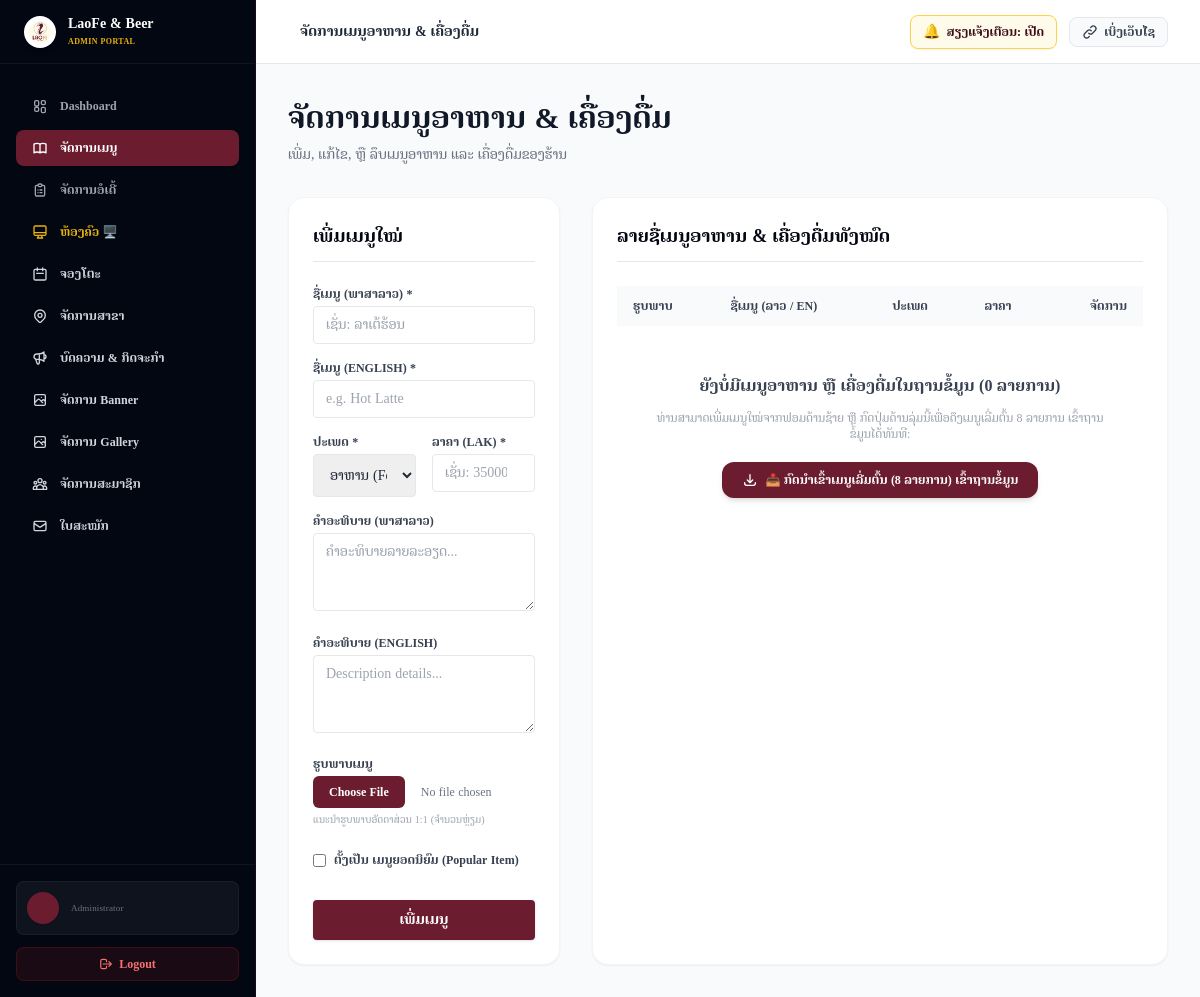
Before: /admin/menu_manage.php (signed in) with the older database file.
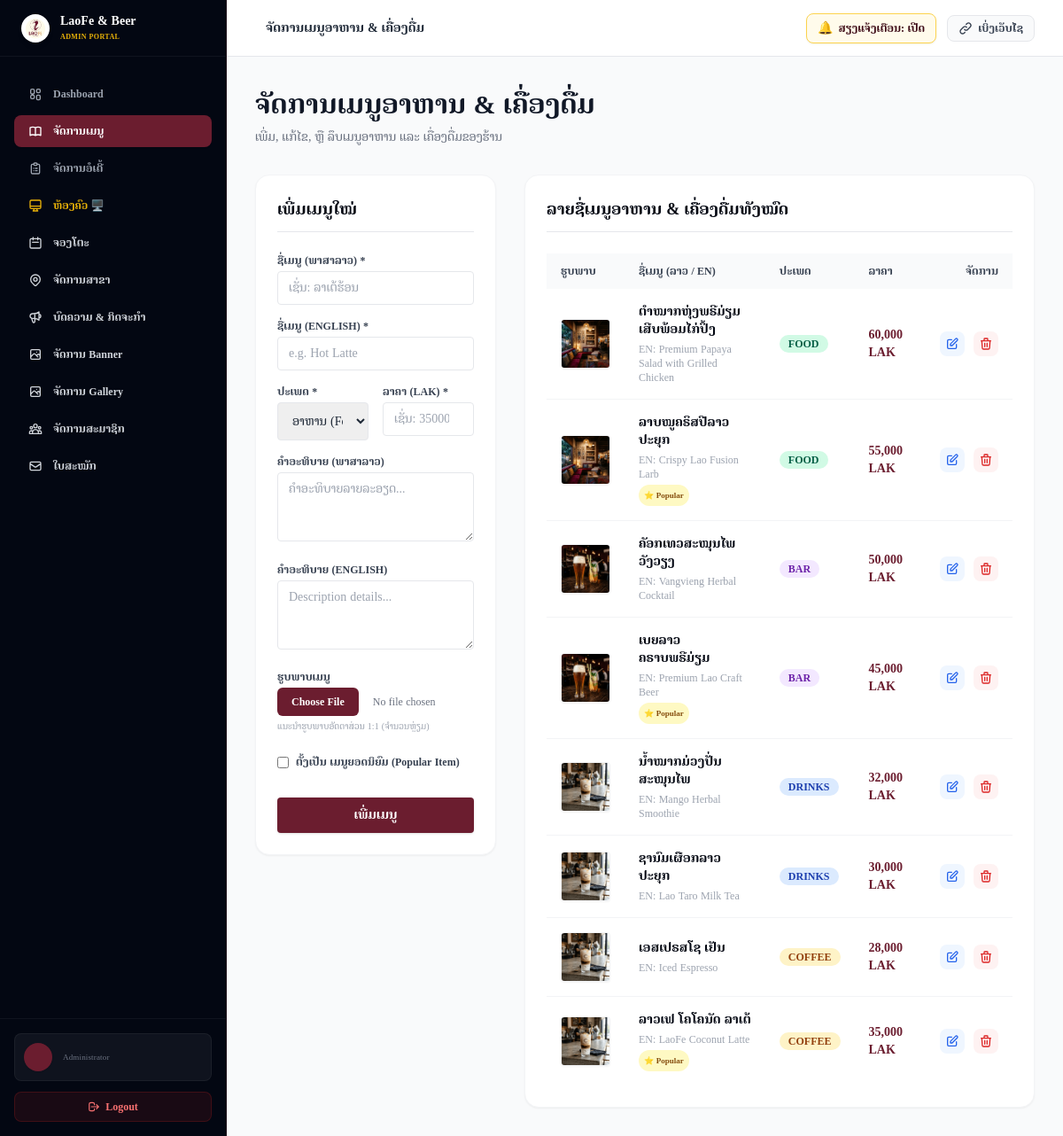
After: the same page with the newer database file.
### tables this page shows
CREATE TABLE IF NOT EXISTS menus (
    id INT AUTO_INCREMENT PRIMARY KEY,
    name_lo VARCHAR(100) NOT NULL,
    name_en VARCHAR(100) NOT NULL,
    category VARCHAR(50) NOT NULL,  
    price DECIMAL(12, 0) NOT NULL,  
    description_lo TEXT,
    description_en TEXT,
    image_path VARCHAR(255),
    is_popular TINYINT(1) DEFAULT 0,
    created_at TIMESTAMP DEFAULT CURRENT_TIMESTAMP
);

### admin/menu_manage.php (the view, shortened to what the changed rows need)
<?php
require_once __DIR__ . '/header.php';
$menus = [];
try {
    $stmt = $pdo->query("SELECT * FROM menus ORDER BY id DESC");
    $menus = $stmt->fetchAll();
} catch (\Exception $e) {
    $error = 'ເກີດຂໍ້ຜິດພາດ: ' . $e->getMessage();
}
$edit_item = null;
?>
<div class="space-y-8">
    <div>
        <h1 class="text-3xl font-bold text-gray-900 font-serif-lao">ຈັດການເມນູອາຫານ & ເຄື່ອງດື່ມ</h1>
    </div>
    <div class="grid grid-cols-1 lg:grid-cols-3 gap-8">
        <div class="bg-white rounded-2xl shadow-sm border border-gray-100 p-6 lg:col-span-2 space-y-6">
            <div class="overflow-x-auto">
                <table class="w-full text-sm text-left text-gray-500">
                    <thead class="text-xs text-gray-700 uppercase bg-gray-50 rounded-lg">
                        <tr>
                            <th class="px-4 py-3">ຮູບພາບ</th>
                            <th class="px-4 py-3">ຊື່ເມນູ (ລາວ / En)</th>
                            <th class="px-4 py-3">ປະເພດ</th>
                            <th class="px-4 py-3">ລາຄາ</th>
                            <th class="px-4 py-3 text-right">ຈັດການ</th>
                        </tr>
                    </thead>
                    <tbody class="divide-y divide-gray-100">
                        <?php if (count($menus) > 0): ?>
                            <?php foreach ($menus as $m): ?>
                                <tr class="hover:bg-gray-50/50 transition-all duration-200 <?php echo (isset($edit_item['id']) && $edit_item['id'] === $m['id']) ? 'bg-burgundy-50/30' : ''; ?>">
                                    <td class="px-4 py-4">
                                        <div class="w-14 h-14 rounded overflow-hidden border border-gray-100 shadow-sm">
                                            <img src="../<?php echo htmlspecialchars($m['image_path']); ?>" class="w-full h-full object-cover">
                                        </div>
                                    </td>
                                    <td class="px-4 py-4 max-w-xs">
                                        <div class="space-y-1">
                                            <div class="text-sm font-bold text-gray-950"><?php echo htmlspecialchars($m['name_lo']); ?></div>
                                            <div class="text-xs text-gray-400 font-mono">EN: <?php echo htmlspecialchars($m['name_en']); ?></div>
                                            <?php if ($m['is_popular'] == 1): ?>
                                                <span class="inline-flex items-center px-1.5 py-0.5 bg-yellow-100 text-yellow-800 text-[9px] font-bold rounded-full mt-1">
                                                    ⭐ Popular
                                                </span>
                                            <?php endif; ?>
                                        </div>
                                    </td>
                                    <td class="px-4 py-4">
                                        <?php
                                            $cat_colors = [
                                                'coffee' => 'bg-amber-100 text-amber-800',
                                                'drinks' => 'bg-blue-100 text-blue-800',
                                                'bar' => 'bg-purple-100 text-purple-800',
                                                'food' => 'bg-emerald-100 text-emerald-800',
                                                'promo' => 'bg-red-100 text-red-800'
                                            ];
                                            $cat_color = $cat_colors[$m['category']] ?? 'bg-gray-100 text-gray-800';
                                        ?>
                                        <span class="inline-flex items-center px-2.5 py-0.5 rounded-full text-xs font-semibold <?php echo $cat_color; ?> uppercase">
                                            <?php echo htmlspecialchars($m['category']); ?>
                                        </span>
                                    </td>
                                    <td class="px-4 py-4 font-extrabold text-burgundy-700 font-mono">
                                        <?php echo number_format($m['price']); ?> LAK
                                    </td>
                                    <td class="px-4 py-4 text-right">
                                        <div class="flex items-center justify-end space-x-2.5">
                                            <a href="menu_manage.php?edit=<?php echo $m['id']; ?>" class="inline-flex items-center justify-center p-1.5 bg-blue-50 text-blue-600 hover:bg-blue-600 hover:text-white rounded-lg transition-all" title="ແກ້ໄຂ">
                                                <svg class="w-4 h-4" fill="none" stroke="currentColor" stroke-width="2" viewBox="0 0 24 24"><path stroke-linecap="round" stroke-linejoin="round" d="M11 5H6a2 2 0 00-2 2v11a2 2 0 002 2h11a2 2 0 002-2v-5m-1.414-9.414a2 2 0 112.828 2.828L11.828 15H9v-2.828l8.586-8.586z"/></svg>
                                            </a>
                                            <form action="menu_manage.php" method="POST" class="inline" onsubmit="return confirm('ທ່ານແນ່ໃຈບໍ່ວ່າຕ້ອງການລຶບເມນູນີ້?');">
                                                <button type="submit" class="inline-flex items-center justify-center p-1.5 bg-red-50 text-red-600 hover:bg-red-600 hover:text-white rounded-lg transition-all" title="ລຶບ">
                                                    <svg class="w-4 h-4" fill="none" stroke="currentColor" stroke-width="2" viewBox="0 0 24 24"><path stroke-linecap="round" stroke-linejoin="round" d="M19 7l-.867 12.142A2 2 0 0116.138 21H7.862a2 2 0 01-1.995-1.858L5 7m5 4v6m4-6v6m1-10V4a1 1 0 00-1-1h-4a1 1 0 00-1 1v3M4 7h16"/></svg>
                                                </button>
                                            </form>
                                        </div>
                                    </td>
                                </tr>
                            <?php endforeach; ?>
                        <?php else: ?>
                            <tr>
                                <td colspan="5" class="px-4 py-12 text-center text-gray-500 font-serif-lao space-y-3">
                                    <div class="text-base font-bold text-gray-700">ຍັງບໍ່ມີເມນູອາຫານ ຫຼື ເຄື່ອງດື່ມໃນຖານຂໍ້ມູນ (0 ລາຍການ)</div>
                                    <p class="text-xs text-gray-400 max-w-md mx-auto">ທ່ານສາມາດເພີ່ມເມນູໃໝ່ຈາກຟອມດ້ານຊ້າຍ ຫຼື ກົດປຸ່ມດ້ານລຸ່ມນີ້ເພື່ອດຶງເມນູເລີ່ມຕົ້ນ 8 ລາຍການ ເຂົ້າຖານຂໍ້ມູນໄດ້ທັນທີ:</p>
                                    <form action="menu_manage.php" method="POST" class="pt-2">
                                        <button type="submit" class="inline-flex items-center gap-2 px-5 py-2.5 bg-burgundy-700 hover:bg-burgundy-800 text-white font-bold rounded-xl text-xs shadow-md transition-all">
                                            <svg class="w-4 h-4" fill="none" stroke="currentColor" stroke-width="2" viewBox="0 0 24 24"><path stroke-linecap="round" stroke-linejoin="round" d="M4 16v1a3 3 0 003 3h10a3 3 0 003-3v-1m-4-4l-4 4m0 0l-4-4m4 4V4"/></svg>
                                            <span>📥 ກົດນຳເຂົ້າເມນູເລີ່ມຕົ້ນ (8 ລາຍການ) ເຂົ້າຖານຂໍ້ມູນ</span>
                                        </button>
                                    </form>
                                </td>
                            </tr>
                        <?php endif; ?>
                    </tbody>
                </table>
            </div>
        </div>
    </div>
</div>
</main>
</body>
</html>

Changed rows visible on the page:
added menus: image_path (picture), name_lo "ຕຳໝາກຫຸ່ງພຣີມ່ຽມ ເສີບພ້ອມໄກ່ປິ້ງ", name_en "Premium Papaya Salad with Grilled Chicken", category "FOOD", price "60,000"
added menus: image_path (picture), name_lo "ລາບໝູຄຣິສປີລາວປະຍຸກ", name_en "Crispy Lao Fusion Larb", is_popular "⭐ Popular", category "FOOD", price "55,000"
added menus: image_path (picture), name_lo "ຄັອກເທວສະໝຸນໄພ ວັງວຽງ", name_en "Vangvieng Herbal Cocktail", category "BAR", price "50,000"
added menus: image_path (picture), name_lo "ເບຍລາວຄຣາບພຣີມ່ຽມ", name_en "Premium Lao Craft Beer", is_popular "⭐ Popular", category "BAR", price "45,000"
added menus: image_path (picture), name_lo "ນ້ຳໝາກມ່ວງປັ່ນສະໝຸນໄພ", name_en "Mango Herbal Smoothie", category "DRINKS", price "32,000"
added menus: image_path (picture), name_lo "ຊານົມເຜືອກລາວປະຍຸກ", name_en "Lao Taro Milk Tea", category "DRINKS", price "30,000"
added menus: image_path (picture), name_lo "ເອສເປຣສໂຊ ເຢັນ", name_en "Iced Espresso", category "COFFEE", price "28,000"
added menus: image_path (picture), name_lo "ລາວເຟ ໂຄໂຄນັດ ລາເຕ້", name_en "LaoFe Coconut Latte", is_popular "⭐ Popular", category "COFFEE", price "35,000"
Other visible differences:
text no longer shown: "ຍັງບໍ່ມີເມນູອາຫານ ຫຼື ເຄື່ອງດື່ມໃນຖານຂໍ້ມູນ (0 ລາຍການ) ທ່ານສາມາດເພີ່ມເມນູໃໝ່ຈາກຟອມດ້ານຊ້າຍ ຫຼື ກົດປຸ່ມດ້ານລຸ່ມນີ້ເພື່ອດຶງເມນູເລີ່ມຕົ້ນ 8 ລາຍການ ເຂົ້າຖານຂໍ້ມູນໄດ້ທັນທີ: 📥 ກົດນຳເຂົ້າເມນູເລີ່ມຕົ້ນ (8 ລາຍການ) ເຂົ້າຖານຂໍ້ມູນ"
